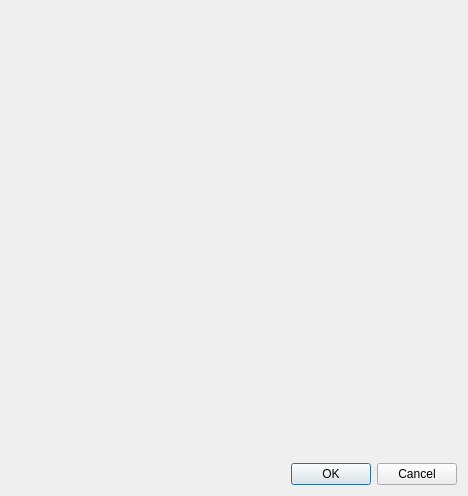
<?xml version="1.0" encoding="UTF-8"?>
<ui version="4.0">
 <class>FeatureSelectionDlg</class>
 <widget class="QDialog" name="FeatureSelectionDlg">
  <property name="geometry">
   <rect>
    <x>0</x>
    <y>0</y>
    <width>468</width>
    <height>496</height>
   </rect>
  </property>
  <property name="windowTitle">
   <string>Dialog</string>
  </property>
  <layout class="QVBoxLayout" name="verticalLayout">
   <item>
    <widget class="QgsDualView" name="mDualView">
     <widget class="QWidget" name="page"/>
     <widget class="QWidget" name="page_2"/>
    </widget>
   </item>
   <item>
    <widget class="QDialogButtonBox" name="mButtonBox">
     <property name="orientation">
      <enum>Qt::Horizontal</enum>
     </property>
     <property name="standardButtons">
      <set>QDialogButtonBox::Cancel|QDialogButtonBox::Ok</set>
     </property>
    </widget>
   </item>
  </layout>
 </widget>
 <customwidgets>
  <customwidget>
   <class>QgsDualView</class>
   <extends>QStackedWidget</extends>
   <header>qgsdualview.h</header>
   <container>1</container>
  </customwidget>
 </customwidgets>
 <resources/>
 <connections>
  <connection>
   <sender>mButtonBox</sender>
   <signal>accepted()</signal>
   <receiver>FeatureSelectionDlg</receiver>
   <slot>accept()</slot>
   <hints>
    <hint type="sourcelabel">
     <x>248</x>
     <y>254</y>
    </hint>
    <hint type="destinationlabel">
     <x>157</x>
     <y>274</y>
    </hint>
   </hints>
  </connection>
  <connection>
   <sender>mButtonBox</sender>
   <signal>rejected()</signal>
   <receiver>FeatureSelectionDlg</receiver>
   <slot>reject()</slot>
   <hints>
    <hint type="sourcelabel">
     <x>316</x>
     <y>260</y>
    </hint>
    <hint type="destinationlabel">
     <x>286</x>
     <y>274</y>
    </hint>
   </hints>
  </connection>
 </connections>
</ui>
